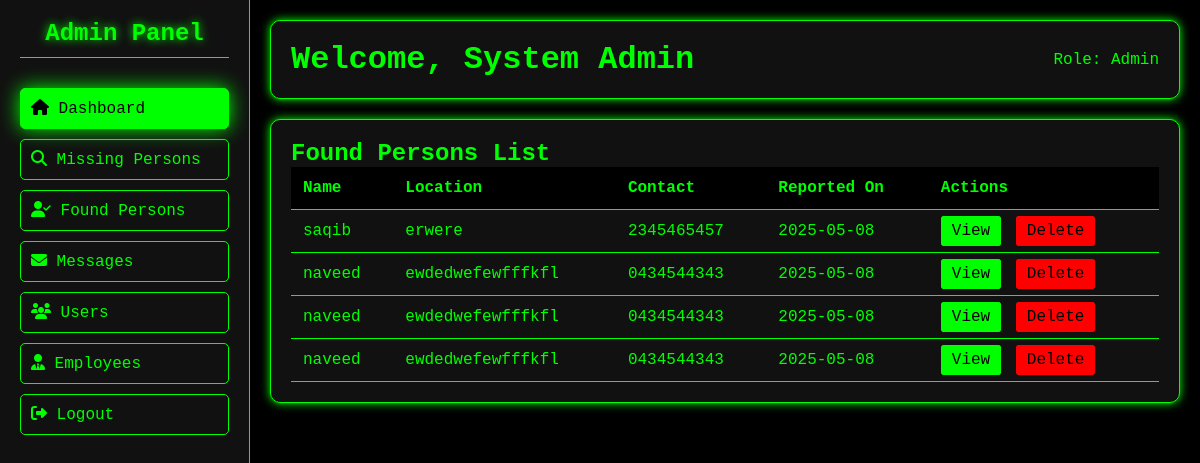
The app's page /admin.php?page=found (signed in) with its own data.
### tables this page shows
CREATE TABLE `found_persons` (
  `id` int(11) NOT NULL,
  `name` varchar(100) NOT NULL,
  `description` text NOT NULL,
  `contact` varchar(15) NOT NULL,
  `location` varchar(255) NOT NULL,
  `photo_url` varchar(255) NOT NULL,
  `created_at` timestamp NOT NULL DEFAULT current_timestamp()
);

### admin/found.php (the view, shortened to what this page needs)
<?php
$sql = "SELECT * FROM found_persons ORDER BY created_at DESC";
$result = $conn->query($sql);
?>
<?php if (isset($person)): ?>
    <div class="table-container">
        <h2>Found Person Details</h2>
        <div class="person-details">
            <img src="<?php echo htmlspecialchars($person['photo_url']); ?>" alt="Person photo" style="max-width: 300px; margin-bottom: 20px;">
            <table>
                <tr>
                    <th>Name:</th>
                    <td><?php echo htmlspecialchars($person['name']); ?></td>
                </tr>
                <tr>
                    <th>Description:</th>
                    <td><?php echo htmlspecialchars($person['description']); ?></td>
                </tr>
                <tr>
                    <th>Location Found:</th>
                    <td><?php echo htmlspecialchars($person['location']); ?></td>
                </tr>
                <tr>
                    <th>Contact:</th>
                    <td><?php echo htmlspecialchars($person['contact']); ?></td>
                </tr>
                <tr>
                    <th>Reported On:</th>
                    <td><?php echo date('F j, Y', strtotime($person['created_at'])); ?></td>
                </tr>
            </table>
            <div style="margin-top: 20px;">
                <a href="admin.php?page=found" class="btn">Back to List</a>
                <?php if ($is_admin): ?>
                    <a href="admin.php?page=found&action=delete&id=<?php echo $person['id']; ?>" class="btn delete-btn" onclick="return confirm('Are you sure you want to delete this record?')">Delete</a>
                <?php endif; ?>
            </div>
        </div>
    </div>
<?php else: ?>
    <div class="table-container">
        <h2>Found Persons List</h2>
        <table>
            <thead>
                <tr>
                    <th>Name</th>
                    <th>Location</th>
                    <th>Contact</th>
                    <th>Reported On</th>
                    <th>Actions</th>
                </tr>
            </thead>
            <tbody>
                <?php while($row = $result->fetch_assoc()): ?>
                    <tr>
                        <td><?php echo htmlspecialchars($row['name']); ?></td>
                        <td><?php echo htmlspecialchars($row['location']); ?></td>
                        <td><?php echo htmlspecialchars($row['contact']); ?></td>
                        <td><?php echo date('Y-m-d', strtotime($row['created_at'])); ?></td>
                        <td>
                            <a href="admin.php?page=found&action=view&id=<?php echo $row['id']; ?>" class="action-btn edit-btn">View</a>
                            <?php if ($is_admin): ?>
                                <a href="admin.php?page=found&action=delete&id=<?php echo $row['id']; ?>" class="action-btn delete-btn" onclick="return confirm('Are you sure you want to delete this record?')">Delete</a>
                            <?php endif; ?>
                        </td>
                    </tr>
                <?php endwhile; ?>
            </tbody>
        </table>
    </div>
<?php endif; ?>

### admin.php (style rules this page uses)
* { margin: 0; padding: 0; box-sizing: border-box; font-family: 'Courier New', monospace; }
body { background: #000; color: #0f0; }
.table-container { background: #111; padding: 20px; border-radius: 10px; border: 1px solid #0f0; box-shadow: 0 0 10px #0f0; overflow-x: auto; }
table { width: 100%; border-collapse: collapse; }
th, td { padding: 12px; text-align: left; border-bottom: 1px solid #0f0; }
th { background: #000; color: #0f0; }
.action-btn { padding: 5px 10px; border-radius: 3px; color: #000; text-decoration: none; margin-right: 5px; border: 1px solid #0f0; }
.edit-btn { background: #0f0; }
.delete-btn { background: #f00; border-color: #f00; }

### records on screen
found_persons: name "saqib", location "erwere", contact "2345465457", created_at "2025-05-08"
found_persons: name "naveed", location "ewdedwefewfffkfl", contact "0434544343", created_at "2025-05-08"
found_persons: name "naveed", location "ewdedwefewfffkfl", contact "0434544343", created_at "2025-05-08"
found_persons: name "naveed", location "ewdedwefewfffkfl", contact "0434544343", created_at "2025-05-08"

### other values on screen
$_SESSION['admin_name'] "System Admin"
$_SESSION['admin_role'] "Admin"
